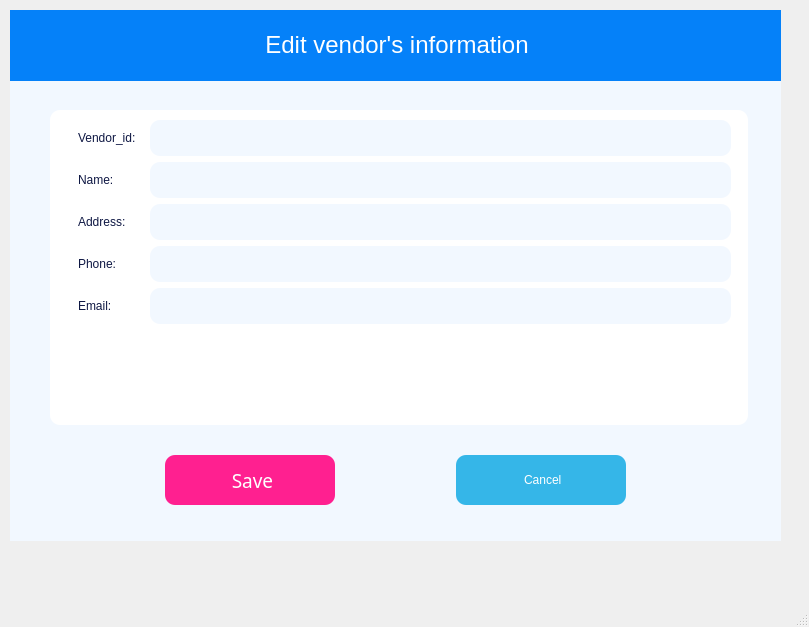
<?xml version="1.0" encoding="UTF-8"?>
<ui version="4.0">
 <class>MainWindowAddAdmin</class>
 <widget class="QMainWindow" name="MainWindowAddAdmin">
  <property name="geometry">
   <rect>
    <x>0</x>
    <y>0</y>
    <width>809</width>
    <height>627</height>
   </rect>
  </property>
  <property name="windowTitle">
   <string>Add new admin</string>
  </property>
  <widget class="QWidget" name="centralwidget">
   <widget class="QGroupBox" name="groupBox">
    <property name="geometry">
     <rect>
      <x>50</x>
      <y>110</y>
      <width>698</width>
      <height>315</height>
     </rect>
    </property>
    <property name="maximumSize">
     <size>
      <width>100000</width>
      <height>700</height>
     </size>
    </property>
    <property name="styleSheet">
     <string notr="true">padding: 5px;
border-radius: 10px;
background-color: rgb(255, 255, 255);
color: rgb(77, 77, 77);
font: 25 12pt &quot;Montserrat Light&quot;;</string>
    </property>
    <property name="title">
     <string/>
    </property>
    <widget class="QWidget" name="formLayoutWidget">
     <property name="geometry">
      <rect>
       <x>20</x>
       <y>10</y>
       <width>661</width>
       <height>295</height>
      </rect>
     </property>
     <layout class="QFormLayout" name="formLayout">
      <item row="0" column="0">
       <widget class="QLabel" name="label_2">
        <property name="styleSheet">
         <string notr="true">color: rgb(14, 23, 67);
font: 57 12pt &quot;Montserrat Medium&quot;;</string>
        </property>
        <property name="text">
         <string>Vendor_id:</string>
        </property>
       </widget>
      </item>
      <item row="1" column="0">
       <widget class="QLabel" name="label_3">
        <property name="styleSheet">
         <string notr="true">color: rgb(14, 23, 67);
font: 57 12pt &quot;Montserrat Medium&quot;;</string>
        </property>
        <property name="text">
         <string>Name:</string>
        </property>
       </widget>
      </item>
      <item row="2" column="0">
       <widget class="QLabel" name="label_4">
        <property name="styleSheet">
         <string notr="true">color: rgb(14, 23, 67);
font: 57 12pt &quot;Montserrat Medium&quot;;</string>
        </property>
        <property name="text">
         <string>Address:</string>
        </property>
       </widget>
      </item>
      <item row="3" column="0">
       <widget class="QLabel" name="label_5">
        <property name="styleSheet">
         <string notr="true">color: rgb(14, 23, 67);
font: 57 12pt &quot;Montserrat Medium&quot;;</string>
        </property>
        <property name="text">
         <string>Phone:</string>
        </property>
       </widget>
      </item>
      <item row="4" column="0">
       <widget class="QLabel" name="label_6">
        <property name="styleSheet">
         <string notr="true">color: rgb(14, 23, 67);
font: 57 12pt &quot;Montserrat Medium&quot;;</string>
        </property>
        <property name="text">
         <string>Email:</string>
        </property>
       </widget>
      </item>
      <item row="0" column="1">
       <widget class="QLineEdit" name="lineEditVendorID">
        <property name="styleSheet">
         <string notr="true">background-color: rgb(242, 248, 255);
color: rgb(14, 23, 67);
font: 57 12pt &quot;Montserrat Medium&quot;;
padding: 10px;</string>
        </property>
        <property name="frame">
         <bool>false</bool>
        </property>
       </widget>
      </item>
      <item row="1" column="1">
       <widget class="QLineEdit" name="lineEditName">
        <property name="styleSheet">
         <string notr="true">background-color: rgb(242, 248, 255);
color: rgb(14, 23, 67);
font: 57 12pt &quot;Montserrat Medium&quot;;
padding: 10px;</string>
        </property>
       </widget>
      </item>
      <item row="2" column="1">
       <widget class="QLineEdit" name="lineEditAddress">
        <property name="styleSheet">
         <string notr="true">background-color: rgb(242, 248, 255);
color: rgb(14, 23, 67);
font: 57 12pt &quot;Montserrat Medium&quot;;
padding: 10px;</string>
        </property>
       </widget>
      </item>
      <item row="3" column="1">
       <widget class="QLineEdit" name="lineEditPhone">
        <property name="styleSheet">
         <string notr="true">background-color: rgb(242, 248, 255);
color: rgb(14, 23, 67);
font: 57 12pt &quot;Montserrat Medium&quot;;
padding: 10px;</string>
        </property>
       </widget>
      </item>
      <item row="4" column="1">
       <widget class="QLineEdit" name="lineEditEmail">
        <property name="styleSheet">
         <string notr="true">background-color: rgb(242, 248, 255);
color: rgb(14, 23, 67);
font: 57 12pt &quot;Montserrat Medium&quot;;
padding: 10px;</string>
        </property>
       </widget>
      </item>
     </layout>
    </widget>
   </widget>
   <widget class="QLabel" name="label_8">
    <property name="geometry">
     <rect>
      <x>10</x>
      <y>10</y>
      <width>771</width>
      <height>531</height>
     </rect>
    </property>
    <property name="styleSheet">
     <string notr="true">background-color: rgb(242, 248, 255);</string>
    </property>
    <property name="text">
     <string/>
    </property>
   </widget>
   <widget class="QLabel" name="label">
    <property name="geometry">
     <rect>
      <x>10</x>
      <y>10</y>
      <width>771</width>
      <height>71</height>
     </rect>
    </property>
    <property name="styleSheet">
     <string notr="true">  background-color: #0581F9;
font: 75 24pt &quot;CocogooseProTrial Bold&quot;;
    padding: 5px;

	color: rgb(255, 255, 255);
</string>
    </property>
    <property name="text">
     <string>&lt;html&gt;&lt;head/&gt;&lt;body&gt;&lt;p align=&quot;center&quot;&gt;&lt;span style=&quot; font-size:18pt;&quot;&gt;Edit vendor's information&lt;/span&gt;&lt;/p&gt;&lt;/body&gt;&lt;/html&gt;</string>
    </property>
   </widget>
   <widget class="QWidget" name="horizontalLayoutWidget">
    <property name="geometry">
     <rect>
      <x>50</x>
      <y>440</y>
      <width>691</width>
      <height>80</height>
     </rect>
    </property>
    <layout class="QHBoxLayout" name="horizontalLayout">
     <item>
      <widget class="QPushButton" name="pushButtonSave">
       <property name="maximumSize">
        <size>
         <width>170</width>
         <height>50</height>
        </size>
       </property>
       <property name="font">
        <font>
         <family>Montserrat Medium</family>
         <pointsize>14</pointsize>
         <weight>7</weight>
         <italic>false</italic>
         <bold>false</bold>
        </font>
       </property>
       <property name="toolTip">
        <string>&lt;html&gt;&lt;head/&gt;&lt;body&gt;&lt;p&gt;&lt;span style=&quot; font-size:12pt; color:#ff2090;&quot;&gt;New&lt;/span&gt;&lt;/p&gt;&lt;/body&gt;&lt;/html&gt;</string>
       </property>
       <property name="toolTipDuration">
        <number>-1</number>
       </property>
       <property name="styleSheet">
        <string notr="true">QPushButton {
    background-color: #FF2090; /* Màu nền mặc định */

    border-radius: 10px; 
    padding: 5px;
 
	font: 57 14pt &quot;Montserrat Medium&quot;;
	color: rgb(255, 255, 255);
}

QPushButton:hover {
    background-color: #FFA2D1; /* Màu khi di chuột */  
}

QPushButton:pressed {
    background-color: #FF2090; /* Màu khi nhấn */
}

QPushButton:focus {
    border: 5px solid #FFA2D1; /* Viền khi nút được focus */ 
}



</string>
       </property>
       <property name="text">
        <string> Save</string>
       </property>
       <property name="icon">
        <iconset>
         <normaloff>../../RESOURCE/ICON/1.png</normaloff>../../RESOURCE/ICON/1.png</iconset>
       </property>
       <property name="iconSize">
        <size>
         <width>30</width>
         <height>30</height>
        </size>
       </property>
      </widget>
     </item>
     <item>
      <widget class="QPushButton" name="pushButtonCancel">
       <property name="maximumSize">
        <size>
         <width>170</width>
         <height>50</height>
        </size>
       </property>
       <property name="toolTip">
        <string>&lt;html&gt;&lt;head/&gt;&lt;body&gt;&lt;p&gt;&lt;span style=&quot; font-size:12pt; color:#35b6e8;&quot;&gt;Edit&lt;/span&gt;&lt;/p&gt;&lt;/body&gt;&lt;/html&gt;</string>
       </property>
       <property name="styleSheet">
        <string notr="true">QPushButton {
    background-color: #35B6E8; /* Màu nền mặc định */

    border-radius: 10px; 
    padding: 5px;
 
	font: 57 14pt &quot;Montserrat Medium&quot;;
	color: rgb(255, 255, 255);

}

QPushButton:hover {
    background-color: #A3E3FC; /* Màu khi di chuột */  

}

QPushButton:pressed {
    background-color: #35B6E8; /* Màu khi nhấn */
}

QPushButton:focus {
    border: 5px solid #A3E3FC; /* Viền khi nút được focus */ 
}
</string>
       </property>
       <property name="text">
        <string> Cancel</string>
       </property>
       <property name="icon">
        <iconset>
         <normaloff>../../RESOURCE/ICON/cancel.png</normaloff>../../RESOURCE/ICON/cancel.png</iconset>
       </property>
       <property name="iconSize">
        <size>
         <width>30</width>
         <height>30</height>
        </size>
       </property>
      </widget>
     </item>
    </layout>
   </widget>
   <zorder>label_8</zorder>
   <zorder>groupBox</zorder>
   <zorder>label</zorder>
   <zorder>horizontalLayoutWidget</zorder>
  </widget>
  <widget class="QMenuBar" name="menubar">
   <property name="geometry">
    <rect>
     <x>0</x>
     <y>0</y>
     <width>809</width>
     <height>26</height>
    </rect>
   </property>
  </widget>
  <widget class="QStatusBar" name="statusbar"/>
 </widget>
 <resources/>
 <connections/>
</ui>
